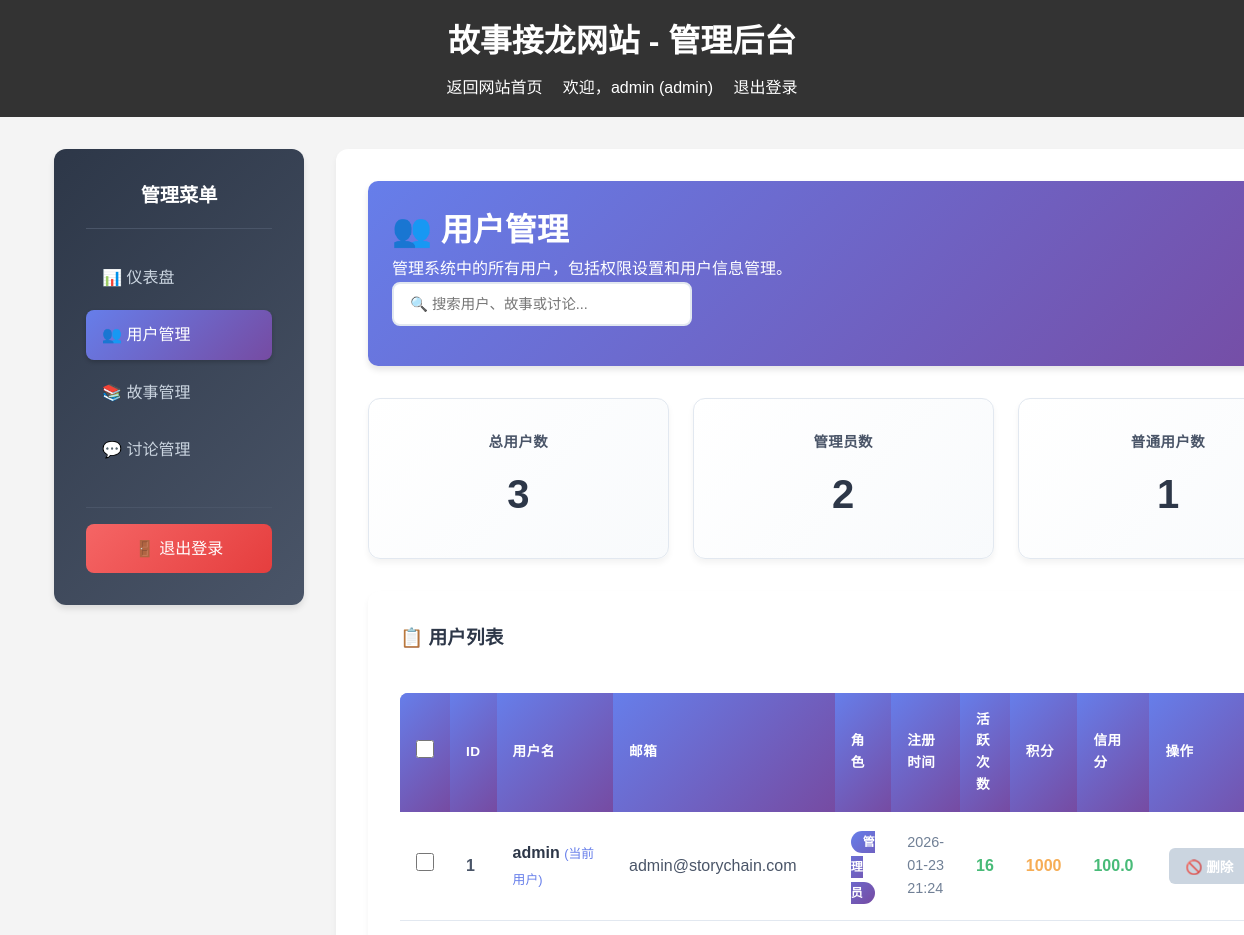
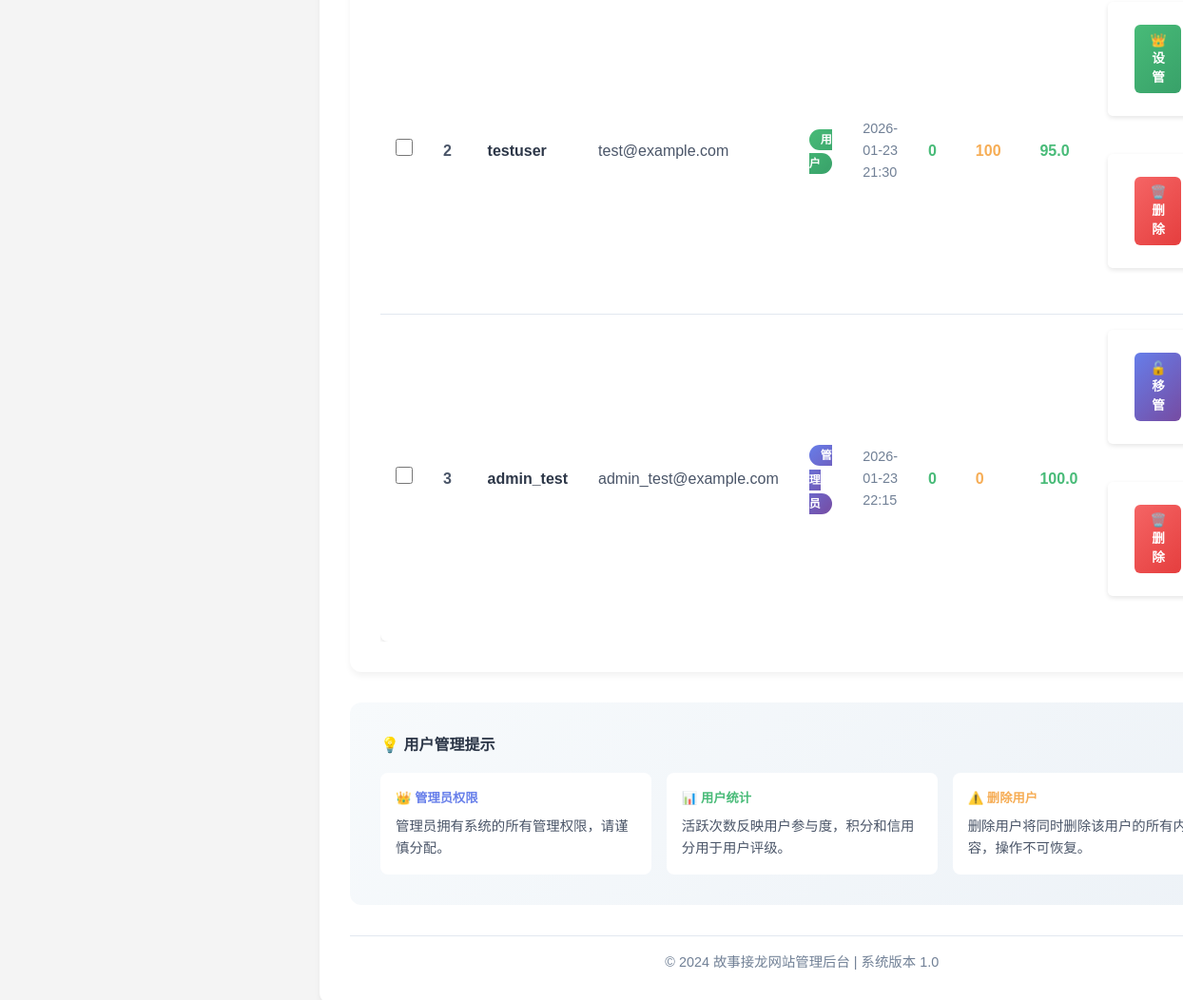
/admin/users (signed in), run on an earlier commit of the app's database (2 pictures, top to bottom).
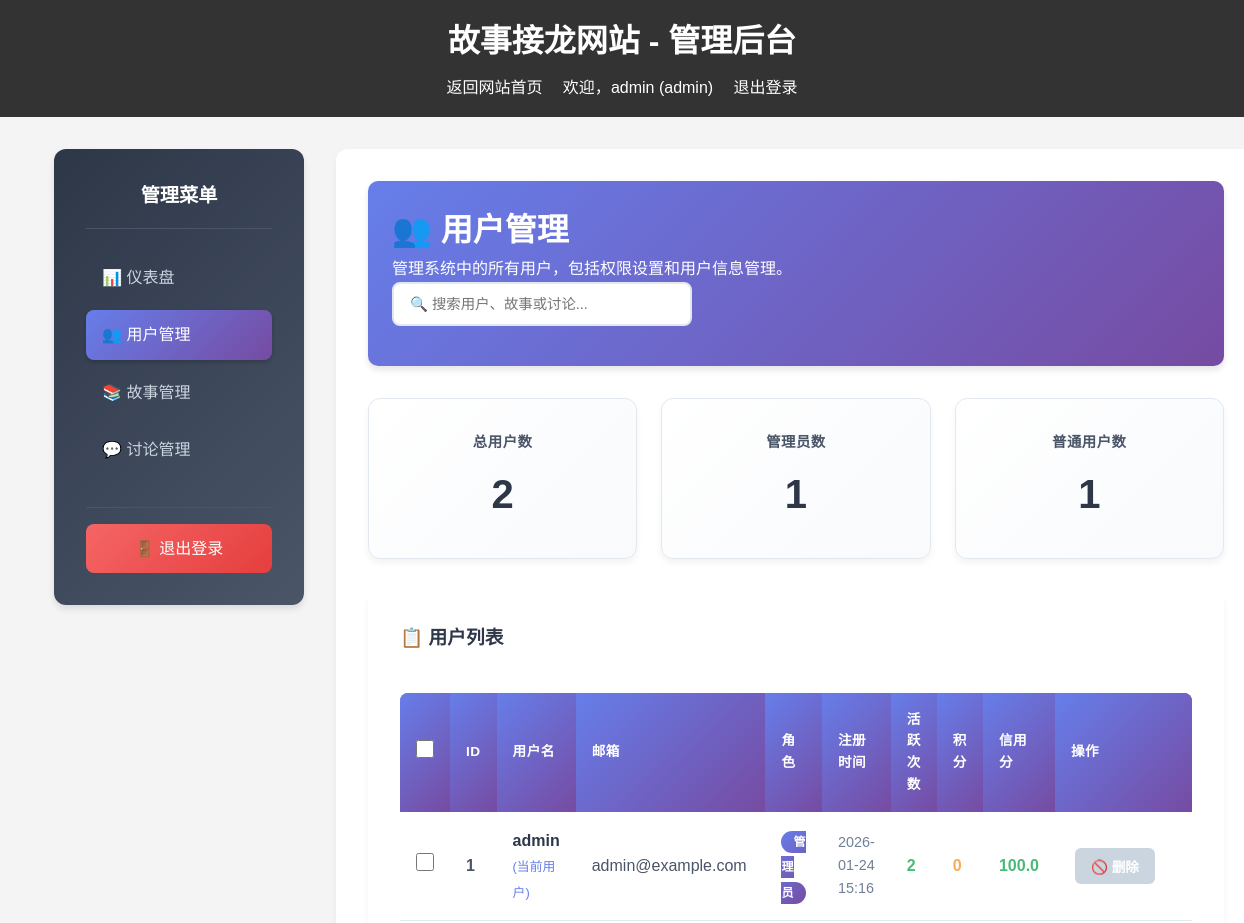
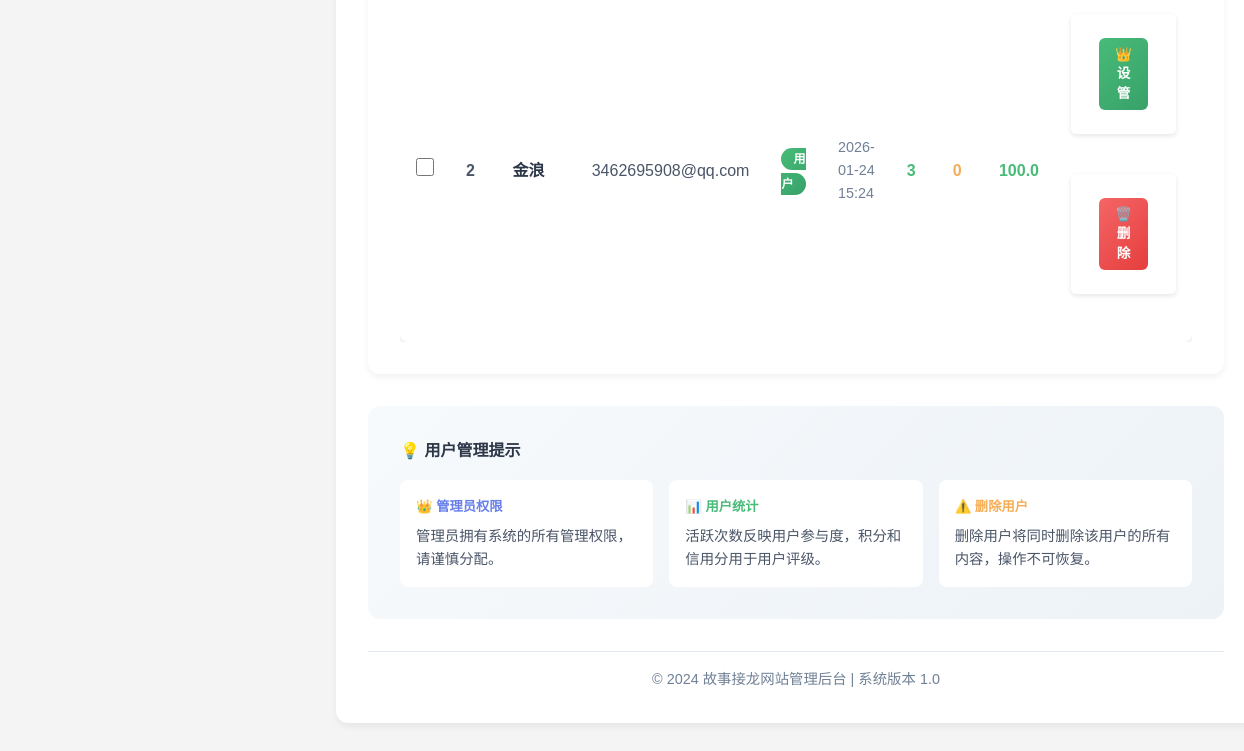
And on a later commit of the database (2 pictures, top to bottom).
### database.py (models this page shows)
class UserDB(Base):
    __tablename__ = "users"
    id = Column(Integer, primary_key=True, index=True)
    username = Column(String(50), unique=True, index=True, nullable=False)
    email = Column(String(100), unique=True, index=True, nullable=False)
    password_hash = Column(String(255), nullable=False)
    role = Column(String(20), default="user")
    registered_at = Column(DateTime, default=datetime.now)
    active_count = Column(Integer, default=0)
    points = Column(Integer, default=0)
    credit = Column(Float, default=100.0)
    stories = relationship("StoryDB", back_populates="author")
    chapters = relationship("StoryChapterDB", back_populates="author")
    chapter_comments = relationship("ChapterCommentDB", back_populates="author")
    discussions = relationship("DiscussionDB", back_populates="author")
    discussion_comments = relationship("DiscussionCommentDB", back_populates="author")

### routers/admin.py (the view)
@router.get("/admin/users", response_class=HTMLResponse)
async def admin_users(
    request: Request,
    db: Session = Depends(get_db),
    current_user: UserDB = Depends(require_admin)
):
    if not current_user:
        return RedirectResponse(url="/login", status_code=303)
    users = get_all_users(db)
    return templates.TemplateResponse(
        "admin_users.html",
        {
            "request": request,
            "current_user": current_user,
            "users": users
        }
    )

### templates/admin_users.html (shortened to what this page needs)
{% extends "admin_base.html" %}
{% block content %}
    <div class="admin-header">
        <h2>👥 用户管理</h2>
        <p>管理系统中的所有用户，包括权限设置和用户信息管理。</p>
    </div>
    <div class="admin-stats" style="margin-bottom: 2rem;">
        <div class="stat-card">
            <h4>总用户数</h4>
            <div class="stat-number">{{ users|length }}</div>
        </div>
        <div class="stat-card">
            <h4>管理员数</h4>
            <div class="stat-number">{{ users|selectattr("role", "equalto", "admin")|list|length }}</div>
        </div>
        <div class="stat-card">
            <h4>普通用户数</h4>
            <div class="stat-number">{{ users|selectattr("role", "equalto", "user")|list|length }}</div>
        </div>
    </div>
    {% if users %}
        <div style="background: white; padding: 2rem; border-radius: 12px; box-shadow: 0 4px 6px rgba(0, 0, 0, 0.05); margin-bottom: 2rem;">
            <h3 style="margin-bottom: 1.5rem; color: #2d3748;">📋 用户列表</h3>
            <div style="overflow-x: auto;">
                <table class="admin-table">
                    <thead>
                        <tr>
                            <th>ID</th>
                            <th>用户名</th>
                            <th>邮箱</th>
                            <th>角色</th>
                            <th>注册时间</th>
                            <th>活跃次数</th>
                            <th>积分</th>
                            <th>信用分</th>
                            <th>操作</th>
                        </tr>
                    </thead>
                    <tbody>
                        {% for user in users %}
                        <tr>
                            <td><strong>{{ user.id }}</strong></td>
                            <td>
                                <strong style="color: #2d3748;">{{ user.username }}</strong>
                                {% if user.username == current_user.username %}
                                    <span style="color: #667eea; font-size: 0.8rem;">(当前用户)</span>
                                {% endif %}
                            </td>
                            <td style="color: #4a5568;">{{ user.email }}</td>
                            <td>
                                <span class="role-badge role-{{ user.role }}">
                                    {{ "管理员" if user.role == "admin" else "用户" }}
                                </span>
                            </td>
                            <td style="color: #718096; font-size: 0.9rem;">
                                {{ user.registered_at.strftime('%Y-%m-%d %H:%M') }}
                            </td>
                            <td>
                                <span style="color: #48bb78; font-weight: 600;">{{ user.active_count }}</span>
                            </td>
                            <td>
                                <span style="color: #f6ad55; font-weight: 600;">{{ user.points }}</span>
                            </td>
                            <td>
                                <span style="color: {% if user.credit >= 80 %}#48bb78{% elif user.credit >= 60 %}#f6ad55{% else %}#f56565{% endif %}; font-weight: 600;">
                                    {{ "%.1f"|format(user.credit) }}
                                </span>
                            </td>
                            <td>
                                <div style="display: flex; gap: 0.5rem; flex-wrap: wrap;">
                                    {% if user.role == "user" %}
                                        <form action="/admin/make_admin/{{ user.id }}" method="post" style="display: inline;">
                                            <button type="submit" class="btn-admin btn-admin-success"
                                                    onclick="return confirm('确定要将 {{ user.username }} 设置为管理员吗？')"
                                                    title="设置为管理员">
                                                👑 设管
                                            </button>
                                        </form>
                                    {% else %}
                                        {% if user.username != current_user.username %}
                                            <form action="/admin/remove_admin/{{ user.id }}" method="post" style="display: inline;">
                                                <button type="submit" class="btn-admin btn-admin-primary"
                                                        onclick="return confirm('确定要移除 {{ user.username }} 的管理员权限吗？')"
                                                        title="移除管理员权限">
                                                    🔓 移管
                                                </button>
                                            </form>
                                        {% endif %}
                                    {% endif %}
                                    {% if user.username != current_user.username %}
                                        <form action="/admin/delete/user/{{ user.id }}" method="post" style="display: inline;">
                                            <button type="submit" class="btn-admin btn-admin-danger"
                                                    onclick="return confirm('确定要删除用户 {{ user.username }} 吗？此操作不可恢复！')"
                                                    title="删除用户">
                                                🗑️ 删除
                                            </button>
                                        </form>
                                    {% else %}
                                        <button class="btn-admin" disabled title="不能删除当前用户" style="background: #cbd5e0; color: white;">
                                            🚫 删除
                                        </button>
                                    {% endif %}
                                </div>
                            </td>
                        </tr>
                        {% endfor %}
                    </tbody>
                </table>
            </div>
        </div>
    {% else %}
        <div style="background: white; padding: 3rem; border-radius: 12px; box-shadow: 0 4px 6px rgba(0, 0, 0, 0.05); text-align: center;">
            <div style="font-size: 4rem; margin-bottom: 1rem;">👥</div>
            <h3 style="color: #4a5568; margin-bottom: 1rem;">暂无用户</h3>
            <p style="color: #718096;">系统中还没有任何用户注册。</p>
        </div>
    {% endif %}
    <div style="background: linear-gradient(135deg, #f7fafc 0%, #edf2f7 100%); padding: 2rem; border-radius: 12px; margin-top: 2rem;">
        <h4 style="color: #2d3748; margin-bottom: 1rem;">💡 用户管理提示</h4>
        <div style="display: grid; grid-template-columns: repeat(auto-fit, minmax(250px, 1fr)); gap: 1rem;">
            <div style="background: white; padding: 1rem; border-radius: 8px;">
                <h5 style="color: #667eea; margin-bottom: 0.5rem;">👑 管理员权限</h5>
                <p style="color: #4a5568; font-size: 0.9rem;">管理员拥有系统的所有管理权限，请谨慎分配。</p>
            </div>
            <div style="background: white; padding: 1rem; border-radius: 8px;">
                <h5 style="color: #48bb78; margin-bottom: 0.5rem;">📊 用户统计</h5>
                <p style="color: #4a5568; font-size: 0.9rem;">活跃次数反映用户参与度，积分和信用分用于用户评级。</p>
            </div>
            <div style="background: white; padding: 1rem; border-radius: 8px;">
                <h5 style="color: #f6ad55; margin-bottom: 0.5rem;">⚠️ 删除用户</h5>
                <p style="color: #4a5568; font-size: 0.9rem;">删除用户将同时删除该用户的所有内容，操作不可恢复。</p>
            </div>
        </div>
    </div>
{% endblock %}

### templates/admin_base.html (shortened to what this page needs)
<!DOCTYPE html>
<html lang="zh-CN">
<head>
    <link rel="stylesheet" href="{{ url_for('static', path='/css/styles.css') }}">
</head>
<body>
    <header>
        <h1>故事接龙网站 - 管理后台</h1>
        <nav>
            <a href="/">返回网站首页</a>
            {% if current_user %}
                <span>欢迎，{{ current_user.username }} ({{ current_user.role }})</span>
                <a href="/logout">退出登录</a>
            {% endif %}
        </nav>
    </header>
    <div class="admin-container">
        <aside class="admin-sidebar">
            <h3>管理菜单</h3>
            <ul>
                <li><a href="/admin" class="{% if request.url.path == '/admin' %}active{% endif %}">📊 仪表盘</a></li>
                <li><a href="/admin/users" class="{% if request.url.path == '/admin/users' %}active{% endif %}">👥 用户管理</a></li>
                <li><a href="/admin/stories" class="{% if request.url.path == '/admin/stories' %}active{% endif %}">📚 故事管理</a></li>
                <li><a href="/admin/discussions" class="{% if request.url.path == '/admin/discussions' %}active{% endif %}">💬 讨论管理</a></li>
            </ul>
            <div class="admin-logout">
                <a href="/logout">🚪 退出登录</a>
            </div>
        </aside>
        <main class="admin-main">
            {% block content %}{% endblock %}
            <div class="admin-footer">
                <p>&copy; 2024 故事接龙网站管理后台 | 系统版本 1.0</p>
            </div>
        </main>
    </div>
</body>
</html>

### static/css/styles.css (style rules this page uses)
* { margin: 0; padding: 0; box-sizing: border-box; }
body { font-family: Arial, sans-serif; line-height: 1.6; color: #333; background-color: #f4f4f4; }
header { background-color: #333; color: #fff; padding: 1rem; text-align: center; }
header h1 { margin-bottom: 0.5rem; }
nav a { color: #fff; text-decoration: none; margin: 0 1rem; }
main { max-width: 1200px; margin: 0 auto; padding: 2rem; }
form { background-color: #fff; padding: 1.5rem; border-radius: 5px; box-shadow: 0 2px 5px rgba(0, 0, 0, 0.1); margin-bottom: 2rem; }
form button { background-color: #333; color: #fff; padding: 0.5rem 1rem; border: none; border-radius: 3px; cursor: pointer; }
.admin-header { background: linear-gradient(135deg, #667eea 0%, #764ba2 100%); color: white; padding: 1.5rem; margin-bottom: 2rem; border-radius: 10px; box-shadow: 0 4px 6px rgba(0, 0, 0, 0.1); }
.admin-header h2 { margin: 0; font-size: 2rem; font-weight: 600; }
.admin-stats { display: grid; grid-template-columns: repeat(auto-fit, minmax(200px, 1fr)); gap: 1.5rem; margin-bottom: 3rem; }
.stat-card { background: linear-gradient(135deg, #fff 0%, #f8fafc 100%); padding: 2rem; border-radius: 12px; box-shadow: 0 4px 6px rgba(0, 0, 0, 0.05); text-align: center; transition: transform 0.3s ease, box-shadow 0.3s ease; border: 1px solid #e2e8f0; }
.stat-card h4 { color: #4a5568; font-size: 0.9rem; font-weight: 600; text-transform: uppercase; letter-spacing: 0.5px; margin-bottom: 0.5rem; }
.stat-number { font-size: 2.5rem; font-weight: 700; color: #2d3748; margin: 0; }
.admin-table { width: 100%; background-color: white; border-radius: 8px; overflow: hidden; box-shadow: 0 2px 4px rgba(0, 0, 0, 0.1); border-collapse: separate; border-spacing: 0; }
.admin-table th { background: linear-gradient(135deg, #667eea 0%, #764ba2 100%); color: white; padding: 1rem; text-align: left; font-weight: 600; text-transform: uppercase; font-size: 0.85rem; letter-spacing: 0.5px; }
.admin-table td { padding: 1rem; border-bottom: 1px solid #e2e8f0; color: #4a5568; }
.admin-table tr:last-child td { border-bottom: none; }
.btn-admin { padding: 0.5rem 1rem; border: none; border-radius: 6px; font-size: 0.85rem; font-weight: 600; cursor: pointer; transition: all 0.3s ease; text-decoration: none; display: inline-block; margin: 0 0.25rem; }
.btn-admin-danger { background: linear-gradient(135deg, #f56565 0%, #e53e3e 100%); color: white; }
.btn-admin-success { background: linear-gradient(135deg, #48bb78 0%, #38a169 100%); color: white; }
.role-badge { padding: 0.25rem 0.75rem; border-radius: 20px; font-size: 0.75rem; font-weight: 600; text-transform: uppercase; letter-spacing: 0.5px; }
.role-admin { background: linear-gradient(135deg, #667eea 0%, #764ba2 100%); color: white; }
.role-user { background: linear-gradient(135deg, #48bb78 0%, #38a169 100%); color: white; }

### templates/admin_base.html (style rules this page uses)
.admin-container { display: grid; grid-template-columns: 250px 1fr; gap: 2rem; max-width: 1200px; margin: 0 auto; padding: 2rem; }
.admin-sidebar { background: linear-gradient(135deg, #2d3748 0%, #4a5568 100%); padding: 2rem; border-radius: 12px; box-shadow: 0 4px 6px rgba(0, 0, 0, 0.1); height: fit-content; color: white; }
.admin-sidebar h3 { margin-bottom: 1.5rem; color: white; font-size: 1.2rem; font-weight: 600; text-align: center; padding-bottom: 1rem; border-bottom: 1px solid #4a5568; }
.admin-sidebar ul { list-style: none; padding: 0; margin: 0; }
.admin-sidebar li { margin-bottom: 0.5rem; }
.admin-sidebar a { color: #cbd5e0; text-decoration: none; padding: 0.75rem 1rem; border-radius: 8px; display: block; transition: all 0.3s ease; font-weight: 500; }
.admin-sidebar a.active { background: linear-gradient(135deg, #667eea 0%, #764ba2 100%); color: white; box-shadow: 0 2px 4px rgba(0, 0, 0, 0.2); }
.admin-main { background-color: white; padding: 2rem; border-radius: 12px; box-shadow: 0 4px 6px rgba(0, 0, 0, 0.05); }
.admin-footer { margin-top: 2rem; padding-top: 1rem; border-top: 1px solid #e2e8f0; text-align: center; color: #718096; font-size: 0.9rem; }
.admin-logout { margin-top: 2rem; padding-top: 1rem; border-top: 1px solid #4a5568; }
.admin-logout a { background: linear-gradient(135deg, #f56565 0%, #e53e3e 100%); color: white; text-align: center; }

What changed in the data, as far as the page shows it:
removed UserDB: id "3", username "admin_test", email "admin_test@example.com", role "管理员", registered_at "2026-01-23 22:15", active_count "0", points "0", credit "100.0"
changed UserDB "admin": email "admin@storychain.com" → "admin@example.com"; registered_at "2026-01-23 21:24" → "2026-01-24 15:16"; active_count "16" → "2"; points "1000" → "0"
changed UserDB "用户": username "testuser" → "金浪"; email "test@example.com" → "3462695908@qq.com"; registered_at "2026-01-23 21:30" → "2026-01-24 15:24"; active_count "0" → "3"; points "100" → "0"; credit "95.0" → "100.0"
Also different on the page:
{{ users|length }}: "3" → "2"
{{ users|selectattr("role", "equalto", "admin")|list|length }}: "2" → "1"
